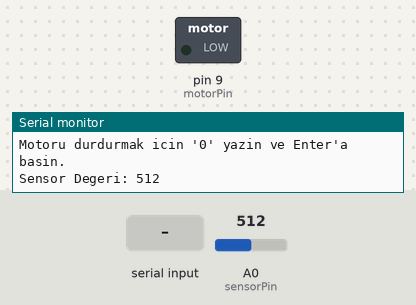
A sketch run on a simulated Arduino Uno, built with avr-gcc and run on an emulated ATmega328P. Shown: switched loads named in the sketch (green lamp = pin HIGH), the last lines printed to the serial monitor. The test bench sets the inputs (shaded band); at power-on: A0 (sensorPin) = 512.

Above: at 1.2 s.
1.3 s: "1\n" received over Serial
At 2.0 s:
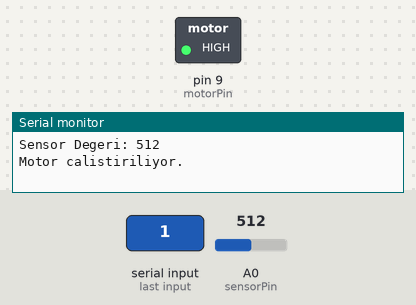
4.3 s: "0\n" received over Serial
At 5.5 s:
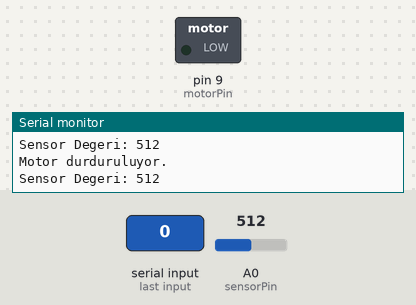
Timing chart, 0 to 7.3 s (numbered marks = the images above; inputs shaded):
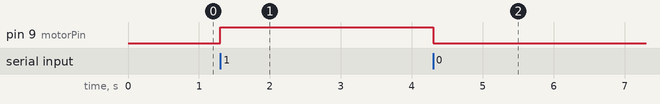

Measured:
- after the input at 1.3 s, pin 9 (motorPin): LOW → HIGH at once
- after the input at 4.3 s, pin 9 (motorPin): HIGH → LOW at once

The sketch:

motor1v0.ino.ino
```cpp
const int motorPin = 9;        // Su motorunun bağlı olduğu dijital pin (transistörün beyzi)
const int sensorPin = A0;      // Analog sensör pini
String gelenVeri = "";         // Seri porttan gelen veriyi saklamak için bir String değişkeni
bool motorDurumu = false;      // Motorun mevcut durumunu takip eden değişken (başlangıçta kapalı)
unsigned long sonOkumaZamani = 0;  // Son sensör okuma zamanı
const long okumaAraligi = 1000;    // Sensör okuma aralığı (1 saniye)

void setup() {
  Serial.begin(9600);
  Serial.println("Seri Port Kontrollu Motor ve Sensor Uygulamasi");
  Serial.println("Motoru calistirmak icin '1' yazin ve Enter'a basin.");
  Serial.println("Motoru durdurmak icin '0' yazin ve Enter'a basin.");
  pinMode(motorPin, OUTPUT);
  pinMode(sensorPin, INPUT);    // A0 pinini giriş olarak ayarla
  digitalWrite(motorPin, LOW);  // Başlangıçta motor kapalı
}

void loop() {
  // 1. Sensör değerini belirli aralıklarla oku ve yazdır
  unsigned long simdikiZaman = millis();
  if (simdikiZaman - sonOkumaZamani >= okumaAraligi) {
    int sensorDegeri = analogRead(sensorPin);
    Serial.print("Sensor Degeri: ");
    Serial.println(sensorDegeri);
    sonOkumaZamani = simdikiZaman;
  }

  // 2. Seri porttan gelen komutları işle
  if (Serial.available() > 0) {
    char karakter = Serial.read();
    if (karakter == '\n') { // Enter tuşuna basıldığında
      gelenVeri.trim();     // Baştaki ve sondaki boşlukları temizle
      if (gelenVeri == "1") {
        if (!motorDurumu) { // Eğer motor zaten çalışmıyorsa
          Serial.println("Motor calistiriliyor.");
          digitalWrite(motorPin, HIGH); // Motoru aç
          motorDurumu = true;
        } else {
          Serial.println("Motor zaten calisiyor.");
        }
      } else if (gelenVeri == "0") {
        if (motorDurumu) { // Eğer motor zaten çalışıyorsa
          Serial.println("Motor durduruluyor.");
          digitalWrite(motorPin, LOW);  // Motoru kapat
          motorDurumu = false;
        } else {
          Serial.println("Motor zaten kapali.");
        }
      } else {
        Serial.print("Gecersiz komut: ");
        Serial.println(gelenVeri);
        Serial.println("Lutfen '1' veya '0' girin.");
      }
      gelenVeri = ""; // Gelen veriyi temizle
    } else if (karakter != '\r') { // Satır başı karakterini yoksay
      gelenVeri += karakter; // Gelen karakteri String'e ekle
    }
  }
}
```
